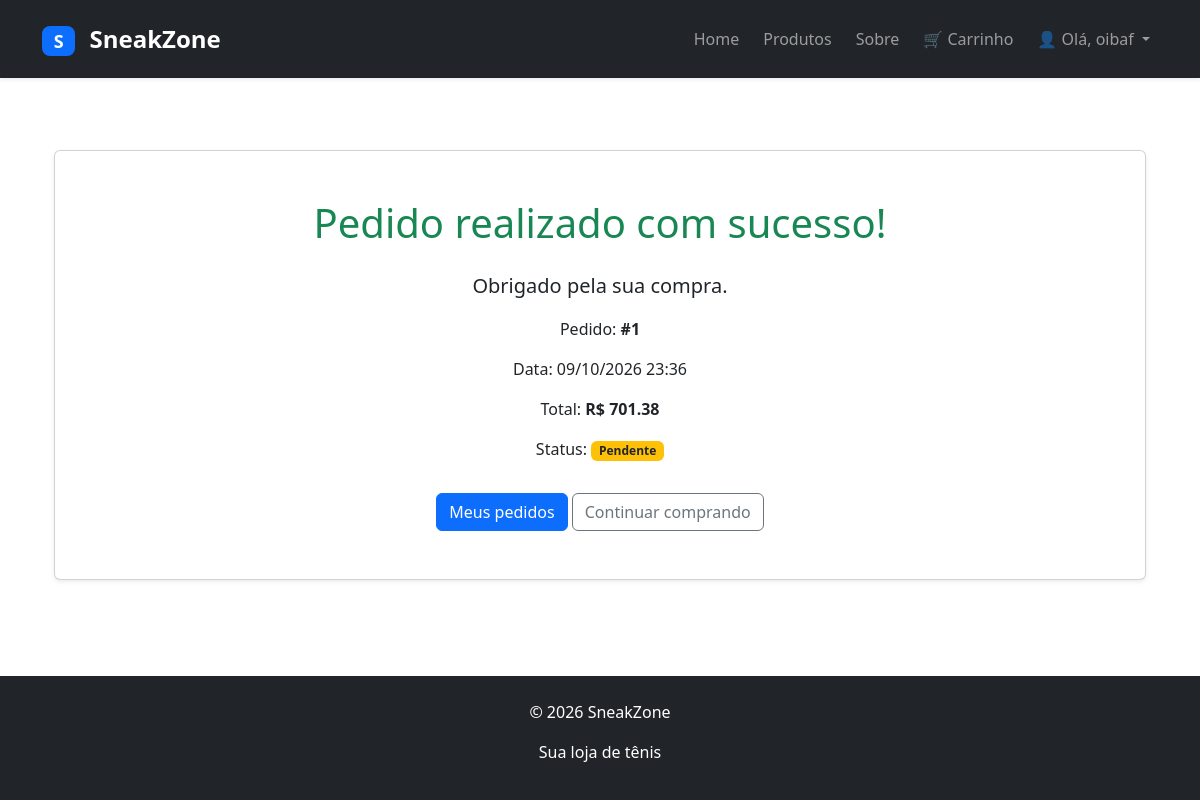
Screenshot of /pedidos/pedido/1/sucesso/ (signed in) with the database file from the repository.
### pedidos/models.py (models this page shows, shortened)
class Pedido(models.Model):
    STATUS_CHOICES = [
        ("PENDENTE", "Pendente"),
        ("PAGO", "Pago"),
        ("ENVIADO", "Enviado"),
        ("CONCLUIDO", "Concluído"),
        ("CANCELADO", "Cancelado"),
    ]
    usuario = models.ForeignKey(
        User,
        on_delete=models.CASCADE,
        related_name="pedidos"
    )
    data_criacao = models.DateTimeField(
        auto_now_add=True
    )
    total = models.DecimalField(
        max_digits=10,
        decimal_places=2
    )
    status = models.CharField(
        max_length=20,
        choices=STATUS_CHOICES,
        default="PENDENTE"
    )

### pedidos/views.py (the view)
@login_required
def pedido_sucesso(request, id):
    pedido = get_object_or_404(Pedido, id=id, usuario=request.user)
    return render(request, "pedidos/pedido_sucesso.html", {"pedido": pedido})

### pedidos/views.py (called while the page is built)
def contador_carrinho(request):
    carrinho = request.session.get(
        "carrinho",
        {}
    )
    quantidade = sum(carrinho.values())
    return {"total_itens": quantidade}

### pedidos/templates/pedidos/pedido_sucesso.html
{% extends "core/base.html" %}
{% block content %}
<div class="container py-5 text-center">
    <div class="card shadow-sm p-5">
        <h1 class="text-success">
            Pedido realizado com sucesso!
        </h1>
        <p class="lead mt-3">
            Obrigado pela sua compra.
        </p>
        <p>
            Pedido:
            <strong>#{{ pedido.id }}</strong>
        </p>
        <p>
            Data:
            {{ pedido.data_criacao|date:"d/m/Y H:i" }}
        </p>
        <p>
            Total:
            <strong>
                R$ {{ pedido.total|floatformat:2 }}
            </strong>
        </p>
        <p>
            Status:
            <span class="badge bg-warning text-dark">
                {{ pedido.get_status_display }}
            </span>
        </p>
        <div class="mt-3">
            <a
                href="{% url 'meus_pedidos' %}"
                class="btn btn-primary"
            >
                Meus pedidos
            </a>
            <a
                href="{% url 'produtos' %}"
                class="btn btn-outline-secondary"
            >
                Continuar comprando
            </a>
        </div>
    </div>
</div>
{% endblock %}

### core/templates/core/partials/navbar.html (shortened to what this page needs)
<nav class="navbar navbar-expand-lg navbar-dark bg-dark shadow-sm py-3">
    <div class="container">
        <a class="navbar-brand fw-bold fs-4" href="{% url 'home' %}">
            <span class="badge bg-primary rounded-3 me-2">S</span>
            SneakZone
        </a>
        <div class="collapse navbar-collapse" id="menuSneakZone">
            <ul class="navbar-nav ms-auto align-items-lg-center gap-lg-2">
                <li class="nav-item">
                    <a class="nav-link" href="{% url 'home' %}">
                        Home
                    </a>
                </li>
                <li class="nav-item">
                    <a class="nav-link" href="{% url 'produtos' %}">
                        Produtos
                    </a>
                </li>
                <li class="nav-item">
                    <a class="nav-link" href="{% url 'sobre' %}">
                        Sobre
                    </a>
                </li>
                <li class="nav-item">
                    <a class="nav-link position-relative" href="{% url 'carrinho' %}">
                        🛒 Carrinho
                    </a>
                </li>
                {% if user.is_authenticated %}
                <li class="nav-item dropdown">
                    <a class="nav-link dropdown-toggle" href="#" role="button" data-bs-toggle="dropdown"
                        aria-expanded="false">
                        👤 Olá, {{ user.first_name|default:user.username }}
                    </a>
                </li>
                {% endif %}
            </ul>
        </div>
    </div>
</nav>

### rows the page displays
Pedido: id "1", data_criacao "09/10/2026 23:36", total "701.38", status "Pendente"

### other values shown
{{ user.first_name|default:user.username }} "oibaf"
